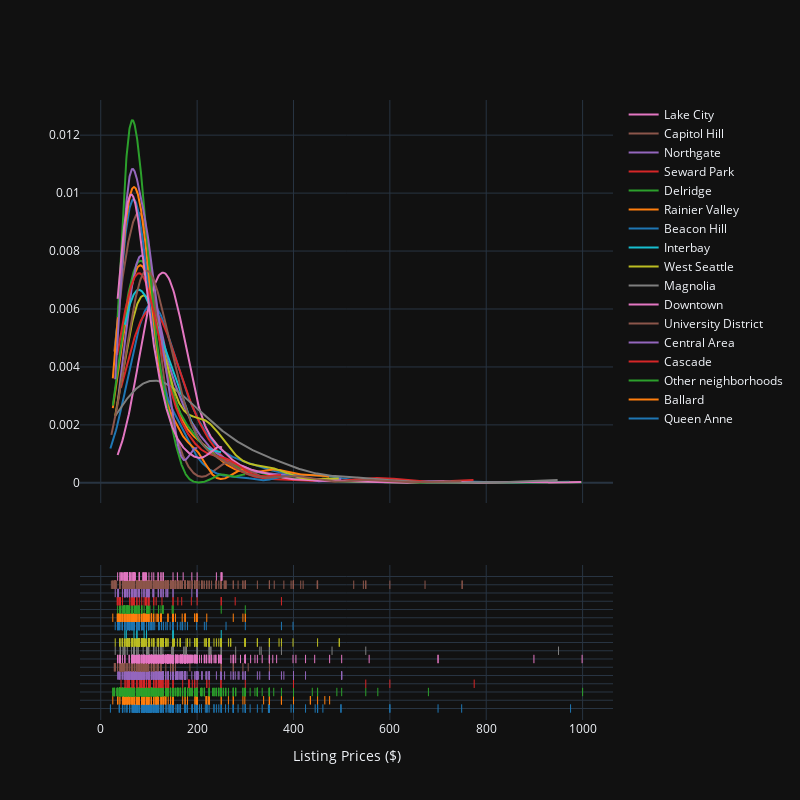

Notebook cell for this chart:
### Code cell
# Create distplot with custom bin_size
fig = ff.create_distplot(hist_data, group_labels, bin_size=20, show_hist=False)

fig.update_layout(
    template='plotly_dark',
    autosize=False,
    width=800,
    height=800,
    xaxis=dict(
    title_text="Listing Prices ($)",
    tickmode="array",
    titlefont=dict(size=14)))

fig.show()

### Figure 1 — Plotly figure (JSON) as saved in the notebook; plotly's stock layout.template omitted (floating-point values rounded to 4 significant figures; data arrays with more than 128 entries replaced by an {"elided": "..."} marker saying what was removed)
{"data": [{"legendgroup": "Queen Anne", "marker": {"color": "rgb(31, 119, 180)"}, "mode": "lines", "name": "Queen Anne", "showlegend": true, "type": "scatter", "x": {"elided": "500 float values"}, "xaxis": "x", "y": {"elided": "500 float values"}, "yaxis": "y"}, {"legendgroup": "Ballard", "marker": {"color": "rgb(255, 127, 14)"}, "mode": "lines", "name": "Ballard", "showlegend": true, "type": "scatter", "x": {"elided": "500 float values"}, "xaxis": "x", "y": {"elided": "500 float values"}, "yaxis": "y"}, {"legendgroup": "Other neighborhoods", "marker": {"color": "rgb(44, 160, 44)"}, "mode": "lines", "name": "Other neighborhoods", "showlegend": true, "type": "scatter", "x": {"elided": "500 float values"}, "xaxis": "x", "y": {"elided": "500 float values"}, "yaxis": "y"}, {"legendgroup": "Cascade", "marker": {"color": "rgb(214, 39, 40)"}, "mode": "lines", "name": "Cascade", "showlegend": true, "type": "scatter", "x": {"elided": "500 float values"}, "xaxis": "x", "y": {"elided": "500 float values"}, "yaxis": "y"}, {"legendgroup": "Central Area", "marker": {"color": "rgb(148, 103, 189)"}, "mode": "lines", "name": "Central Area", "showlegend": true, "type": "scatter", "x": {"elided": "500 float values"}, "xaxis": "x", "y": {"elided": "500 float values"}, "yaxis": "y"}, {"legendgroup": "University District", "marker": {"color": "rgb(140, 86, 75)"}, "mode": "lines", "name": "University District", "showlegend": true, "type": "scatter", "x": {"elided": "500 float values"}, "xaxis": "x", "y": {"elided": "500 float values"}, "yaxis": "y"}, {"legendgroup": "Downtown", "marker": {"color": "rgb(227, 119, 194)"}, "mode": "lines", "name": "Downtown", "showlegend": true, "type": "scatter", "x": {"elided": "500 float values"}, "xaxis": "x", "y": {"elided": "500 float values"}, "yaxis": "y"}, {"legendgroup": "Magnolia", "marker": {"color": "rgb(127, 127, 127)"}, "mode": "lines", "name": "Magnolia", "showlegend": true, "type": "scatter", "x": {"elided": "500 float values"}, "xaxis": "x", "y": {"elided": "500 float values"}, "yaxis": "y"}, {"legendgroup": "West Seattle", "marker": {"color": "rgb(188, 189, 34)"}, "mode": "lines", "name": "West Seattle", "showlegend": true, "type": "scatter", "x": {"elided": "500 float values"}, "xaxis": "x", "y": {"elided": "500 float values"}, "yaxis": "y"}, {"legendgroup": "Interbay", "marker": {"color": "rgb(23, 190, 207)"}, "mode": "lines", "name": "Interbay", "showlegend": true, "type": "scatter", "x": {"elided": "500 float values"}, "xaxis": "x", "y": {"elided": "500 float values"}, "yaxis": "y"}, {"legendgroup": "Beacon Hill", "marker": {"color": "rgb(31, 119, 180)"}, "mode": "lines", "name": "Beacon Hill", "showlegend": true, "type": "scatter", "x": {"elided": "500 float values"}, "xaxis": "x", "y": {"elided": "500 float values"}, "yaxis": "y"}, {"legendgroup": "Rainier Valley", "marker": {"color": "rgb(255, 127, 14)"}, "mode": "lines", "name": "Rainier Valley", "showlegend": true, "type": "scatter", "x": {"elided": "500 float values"}, "xaxis": "x", "y": {"elided": "500 float values"}, "yaxis": "y"}, {"legendgroup": "Delridge", "marker": {"color": "rgb(44, 160, 44)"}, "mode": "lines", "name": "Delridge", "showlegend": true, "type": "scatter", "x": {"elided": "500 float values"}, "xaxis": "x", "y": {"elided": "500 float values"}, "yaxis": "y"}, {"legendgroup": "Seward Park", "marker": {"color": "rgb(214, 39, 40)"}, "mode": "lines", "name": "Seward Park", "showlegend": true, "type": "scatter", "x": {"elided": "500 float values"}, "xaxis": "x", "y": {"elided": "500 float values"}, "yaxis": "y"}, {"legendgroup": "Northgate", "marker": {"color": "rgb(148, 103, 189)"}, "mode": "lines", "name": "Northgate", "showlegend": true, "type": "scatter", "x": {"elided": "500 float values"}, "xaxis": "x", "y": {"elided": "500 float values"}, "yaxis": "y"}, {"legendgroup": "Capitol Hill", "marker": {"color": "rgb(140, 86, 75)"}, "mode": "lines", "name": "Capitol Hill", "showlegend": true, "type": "scatter", "x": {"elided": "500 float values"}, "xaxis": "x", "y": {"elided": "500 float values"}, "yaxis": "y"}, {"legendgroup": "Lake City", "marker": {"color": "rgb(227, 119, 194)"}, "mode": "lines", "name": "Lake City", "showlegend": true, "type": "scatter", "x": {"elided": "500 float values"}, "xaxis": "x", "y": {"elided": "500 float values"}, "yaxis": "y"}, {"legendgroup": "Queen Anne", "marker": {"color": "rgb(31, 119, 180)", "symbol": "line-ns-open"}, "mode": "markers", "name": "Queen Anne", "showlegend": false, "type": "scatter", "x": {"elided": "295 int values"}, "xaxis": "x", "y": {"elided": "295 str values"}, "yaxis": "y2"}, {"legendgroup": "Ballard", "marker": {"color": "rgb(255, 127, 14)", "symbol": "line-ns-open"}, "mode": "markers", "name": "Ballard", "showlegend": false, "type": "scatter", "x": {"elided": "230 int values"}, "xaxis": "x", "y": {"elided": "230 str values"}, "yaxis": "y2"}, {"legendgroup": "Other neighborhoods", "marker": {"color": "rgb(44, 160, 44)", "symbol": "line-ns-open"}, "mode": "markers", "name": "Other neighborhoods", "showlegend": false, "type": "scatter", "x": {"elided": "794 int values"}, "xaxis": "x", "y": {"elided": "794 str values"}, "yaxis": "y2"}, {"legendgroup": "Cascade", "marker": {"color": "rgb(214, 39, 40)", "symbol": "line-ns-open"}, "mode": "markers", "name": "Cascade", "showlegend": false, "type": "scatter", "x": [85, 190, 65, 250, 69, 400, 150, 200, 141, 85, 775, 195, 249, 95, 122, 170, 65, 135, 110, 75, 138, 129, 120, 95, 140, 95, 91, 135, 95, 140, 125, 150, 129, 50, 85, 82, 103, 59, 150, 115, 100, 300, 68, 52, 91, 59, 129, 125, 195, 58, 600, 89, 100, 125, 82, 225, 55, 90, 134, 42, 125, 115, 125, 55, 550, 90, 100, 95, 110, 80, 100, 90, 100, 88, 59, 183, 135, 220, 183, 115, 100, 183, 115, 75, 110, 183, 220, 119, 75], "xaxis": "x", "y": ["Cascade", "Cascade", "Cascade", "Cascade", "Cascade", "Cascade", "Cascade", "Cascade", "Cascade", "Cascade", "Cascade", "Cascade", "Cascade", "Cascade", "Cascade", "Cascade", "Cascade", "Cascade", "Cascade", "Cascade", "Cascade", "Cascade", "Cascade", "Cascade", "Cascade", "Cascade", "Cascade", "Cascade", "Cascade", "Cascade", "Cascade", "Cascade", "Cascade", "Cascade", "Cascade", "Cascade", "Cascade", "Cascade", "Cascade", "Cascade", "Cascade", "Cascade", "Cascade", "Cascade", "Cascade", "Cascade", "Cascade", "Cascade", "Cascade", "Cascade", "Cascade", "Cascade", "Cascade", "Cascade", "Cascade", "Cascade", "Cascade", "Cascade", "Cascade", "Cascade", "Cascade", "Cascade", "Cascade", "Cascade", "Cascade", "Cascade", "Cascade", "Cascade", "Cascade", "Cascade", "Cascade", "Cascade", "Cascade", "Cascade", "Cascade", "Cascade", "Cascade", "Cascade", "Cascade", "Cascade", "Cascade", "Cascade", "Cascade", "Cascade", "Cascade", "Cascade", "Cascade", "Cascade", "Cascade"], "yaxis": "y2"}, {"legendgroup": "Central Area", "marker": {"color": "rgb(148, 103, 189)", "symbol": "line-ns-open"}, "mode": "markers", "name": "Central Area", "showlegend": false, "type": "scatter", "x": {"elided": "369 int values"}, "xaxis": "x", "y": {"elided": "369 str values"}, "yaxis": "y2"}, {"legendgroup": "University District", "marker": {"color": "rgb(140, 86, 75)", "symbol": "line-ns-open"}, "mode": "markers", "name": "University District", "showlegend": false, "type": "scatter", "x": [80, 145, 150, 65, 50, 65, 45, 35, 41, 59, 49, 47, 65, 41, 35, 43, 44, 99, 45, 98, 109, 75, 88, 98, 75, 40, 85, 100, 275, 105, 78, 150, 95, 155, 109, 80, 80, 125, 55, 98, 82, 70, 55, 110, 350, 295, 105, 85, 75, 95, 75, 45, 30, 42, 250, 43, 125, 112, 85, 63, 41, 79, 70, 85, 110, 53, 75, 125, 90, 85, 85, 88, 92, 28, 70, 78, 30, 93, 65, 120, 40, 43, 70, 90, 90, 85, 115, 89, 185, 85, 135, 95, 306, 29, 47, 50, 105, 83, 73, 92, 69, 59, 145, 95, 150, 85, 98, 110, 42, 95, 42, 250, 42, 40, 80, 40, 275, 47, 118, 105, 150, 250], "xaxis": "x", "y": ["University District", "University District", "University District", "University District", "University District", "University District", "University District", "University District", "University District", "University District", "University District", "University District", "University District", "University District", "University District", "University District", "University District", "University District", "University District", "University District", "University District", "University District", "University District", "University District", "University District", "University District", "University District", "University District", "University District", "University District", "University District", "University District", "University District", "University District", "University District", "University District", "University District", "University District", "University District", "University District", "University District", "University District", "University District", "University District", "University District", "University District", "University District", "University District", "University District", "University District", "University District", "University District", "University District", "University District", "University District", "University District", "University District", "University District", "University District", "University District", "University District", "University District", "University District", "University District", "University District", "University District", "University District", "University District", "University District", "University District", "University District", "University District", "University District", "University District", "University District", "University District", "University District", "University District", "University District", "University District", "University District", "University District", "University District", "University District", "University District", "University District", "University District", "University District", "University District", "University District", "University District", "University District", "University District", "University District", "University District", "University District", "University District", "University District", "University District", "University District", "University District", "University District", "University District", "University District", "University District", "University District", "University District", "University District", "University District", "University District", "University District", "University District", "University District", "University District", "University District", "University District", "University District", "University District", "University District", "University District", "University District", "University District"], "yaxis": "y2"}, {"legendgroup": "Downtown", "marker": {"color": "rgb(227, 119, 194)", "symbol": "line-ns-open"}, "mode": "markers", "name": "Downtown", "showlegend": false, "type": "scatter", "x": {"elided": "530 int values"}, "xaxis": "x", "y": {"elided": "530 str values"}, "yaxis": "y2"}, {"legendgroup": "Magnolia", "marker": {"color": "rgb(127, 127, 127)", "symbol": "line-ns-open"}, "mode": "markers", "name": "Magnolia", "showlegend": false, "type": "scatter", "x": [200, 229, 333, 41, 70, 55, 70, 97, 350, 200, 225, 115, 40, 150, 46, 64, 125, 250, 147, 30, 150, 78, 120, 280, 75, 178, 480, 129, 50, 50, 175, 88, 100, 225, 200, 250, 95, 172, 99, 99, 175, 350, 69, 375, 550, 75, 95, 150, 110, 228, 110, 950, 225, 125, 68, 250, 150, 48, 330, 125, 350], "xaxis": "x", "y": ["Magnolia", "Magnolia", "Magnolia", "Magnolia", "Magnolia", "Magnolia", "Magnolia", "Magnolia", "Magnolia", "Magnolia", "Magnolia", "Magnolia", "Magnolia", "Magnolia", "Magnolia", "Magnolia", "Magnolia", "Magnolia", "Magnolia", "Magnolia", "Magnolia", "Magnolia", "Magnolia", "Magnolia", "Magnolia", "Magnolia", "Magnolia", "Magnolia", "Magnolia", "Magnolia", "Magnolia", "Magnolia", "Magnolia", "Magnolia", "Magnolia", "Magnolia", "Magnolia", "Magnolia", "Magnolia", "Magnolia", "Magnolia", "Magnolia", "Magnolia", "Magnolia", "Magnolia", "Magnolia", "Magnolia", "Magnolia", "Magnolia", "Magnolia", "Magnolia", "Magnolia", "Magnolia", "Magnolia", "Magnolia", "Magnolia", "Magnolia", "Magnolia", "Magnolia", "Magnolia", "Magnolia"], "yaxis": "y2"}, {"legendgroup": "West Seattle", "marker": {"color": "rgb(188, 189, 34)", "symbol": "line-ns-open"}, "mode": "markers", "name": "West Seattle", "showlegend": false, "type": "scatter", "x": {"elided": "203 int values"}, "xaxis": "x", "y": {"elided": "203 str values"}, "yaxis": "y2"}, {"legendgroup": "Interbay", "marker": {"color": "rgb(23, 190, 207)", "symbol": "line-ns-open"}, "mode": "markers", "name": "Interbay", "showlegend": false, "type": "scatter", "x": [53, 75, 75, 90, 69, 250, 95, 50, 150, 150, 150], "xaxis": "x", "y": ["Interbay", "Interbay", "Interbay", "Interbay", "Interbay", "Interbay", "Interbay", "Interbay", "Interbay", "Interbay", "Interbay"], "yaxis": "y2"}, {"legendgroup": "Beacon Hill", "marker": {"color": "rgb(31, 119, 180)", "symbol": "line-ns-open"}, "mode": "markers", "name": "Beacon Hill", "showlegend": false, "type": "scatter", "x": [65, 45, 80, 50, 89, 35, 55, 35, 35, 58, 170, 85, 38, 104, 150, 55, 130, 38, 122, 55, 109, 199, 100, 45, 80, 80, 99, 58, 69, 65, 38, 60, 60, 175, 45, 60, 50, 215, 138, 375, 60, 80, 180, 39, 60, 42, 126, 60, 99, 89, 79, 169, 79, 69, 60, 65, 260, 100, 90, 59, 70, 65, 85, 74, 99, 399, 300, 65, 79, 75, 75, 219, 165, 87, 169, 75, 30, 55, 45, 50, 149, 99, 69, 69, 80, 55, 75, 50, 69, 112, 150, 65, 104, 60, 60, 105, 144, 69, 108, 159, 85, 135, 89, 120, 70, 150, 120, 65, 60, 36, 95, 75, 130, 63, 60, 37, 85, 85], "xaxis": "x", "y": ["Beacon Hill", "Beacon Hill", "Beacon Hill", "Beacon Hill", "Beacon Hill", "Beacon Hill", "Beacon Hill", "Beacon Hill", "Beacon Hill", "Beacon Hill", "Beacon Hill", "Beacon Hill", "Beacon Hill", "Beacon Hill", "Beacon Hill", "Beacon Hill", "Beacon Hill", "Beacon Hill", "Beacon Hill", "Beacon Hill", "Beacon Hill", "Beacon Hill", "Beacon Hill", "Beacon Hill", "Beacon Hill", "Beacon Hill", "Beacon Hill", "Beacon Hill", "Beacon Hill", "Beacon Hill", "Beacon Hill", "Beacon Hill", "Beacon Hill", "Beacon Hill", "Beacon Hill", "Beacon Hill", "Beacon Hill", "Beacon Hill", "Beacon Hill", "Beacon Hill", "Beacon Hill", "Beacon Hill", "Beacon Hill", "Beacon Hill", "Beacon Hill", "Beacon Hill", "Beacon Hill", "Beacon Hill", "Beacon Hill", "Beacon Hill", "Beacon Hill", "Beacon Hill", "Beacon Hill", "Beacon Hill", "Beacon Hill", "Beacon Hill", "Beacon Hill", "Beacon Hill", "Beacon Hill", "Beacon Hill", "Beacon Hill", "Beacon Hill", "Beacon Hill", "Beacon Hill", "Beacon Hill", "Beacon Hill", "Beacon Hill", "Beacon Hill", "Beacon Hill", "Beacon Hill", "Beacon Hill", "Beacon Hill", "Beacon Hill", "Beacon Hill", "Beacon Hill", "Beacon Hill", "Beacon Hill", "Beacon Hill", "Beacon Hill", "Beacon Hill", "Beacon Hill", "Beacon Hill", "Beacon Hill", "Beacon Hill", "Beacon Hill", "Beacon Hill", "Beacon Hill", "Beacon Hill", "Beacon Hill", "Beacon Hill", "Beacon Hill", "Beacon Hill", "Beacon Hill", "Beacon Hill", "Beacon Hill", "Beacon Hill", "Beacon Hill", "Beacon Hill", "Beacon Hill", "Beacon Hill", "Beacon Hill", "Beacon Hill", "Beacon Hill", "Beacon Hill", "Beacon Hill", "Beacon Hill", "Beacon Hill", "Beacon Hill", "Beacon Hill", "Beacon Hill", "Beacon Hill", "Beacon Hill", "Beacon Hill", "Beacon Hill", "Beacon Hill", "Beacon Hill", "Beacon Hill", "Beacon Hill"], "yaxis": "y2"}, {"legendgroup": "Rainier Valley", "marker": {"color": "rgb(255, 127, 14)", "symbol": "line-ns-open"}, "mode": "markers", "name": "Rainier Valley", "showlegend": false, "type": "scatter", "x": {"elided": "159 int values"}, "xaxis": "x", "y": {"elided": "159 str values"}, "yaxis": "y2"}, {"legendgroup": "Delridge", "marker": {"color": "rgb(44, 160, 44)", "symbol": "line-ns-open"}, "mode": "markers", "name": "Delridge", "showlegend": false, "type": "scatter", "x": [150, 41, 45, 99, 95, 79, 70, 50, 48, 65, 55, 99, 85, 50, 55, 35, 85, 75, 70, 65, 99, 75, 100, 129, 80, 85, 95, 69, 42, 70, 55, 47, 148, 95, 49, 65, 50, 58, 55, 129, 95, 49, 85, 100, 120, 55, 60, 129, 90, 70, 65, 55, 80, 70, 70, 72, 99, 78, 300, 250, 39, 95, 97, 102, 60, 49, 125, 60, 59, 65, 58, 120, 150, 55, 110, 75, 75, 53, 129], "xaxis": "x", "y": ["Delridge", "Delridge", "Delridge", "Delridge", "Delridge", "Delridge", "Delridge", "Delridge", "Delridge", "Delridge", "Delridge", "Delridge", "Delridge", "Delridge", "Delridge", "Delridge", "Delridge", "Delridge", "Delridge", "Delridge", "Delridge", "Delridge", "Delridge", "Delridge", "Delridge", "Delridge", "Delridge", "Delridge", "Delridge", "Delridge", "Delridge", "Delridge", "Delridge", "Delridge", "Delridge", "Delridge", "Delridge", "Delridge", "Delridge", "Delridge", "Delridge", "Delridge", "Delridge", "Delridge", "Delridge", "Delridge", "Delridge", "Delridge", "Delridge", "Delridge", "Delridge", "Delridge", "Delridge", "Delridge", "Delridge", "Delridge", "Delridge", "Delridge", "Delridge", "Delridge", "Delridge", "Delridge", "Delridge", "Delridge", "Delridge", "Delridge", "Delridge", "Delridge", "Delridge", "Delridge", "Delridge", "Delridge", "Delridge", "Delridge", "Delridge", "Delridge", "Delridge", "Delridge", "Delridge"], "yaxis": "y2"}, {"legendgroup": "Seward Park", "marker": {"color": "rgb(214, 39, 40)", "symbol": "line-ns-open"}, "mode": "markers", "name": "Seward Park", "showlegend": false, "type": "scatter", "x": [70, 110, 200, 100, 63, 70, 60, 39, 36, 100, 250, 38, 65, 68, 110, 100, 99, 34, 41, 98, 188, 85, 80, 150, 160, 99, 75, 75, 65, 95, 90, 250, 115, 93, 45, 168, 127, 35, 65, 279, 93, 65, 150, 375], "xaxis": "x", "y": ["Seward Park", "Seward Park", "Seward Park", "Seward Park", "Seward Park", "Seward Park", "Seward Park", "Seward Park", "Seward Park", "Seward Park", "Seward Park", "Seward Park", "Seward Park", "Seward Park", "Seward Park", "Seward Park", "Seward Park", "Seward Park", "Seward Park", "Seward Park", "Seward Park", "Seward Park", "Seward Park", "Seward Park", "Seward Park", "Seward Park", "Seward Park", "Seward Park", "Seward Park", "Seward Park", "Seward Park", "Seward Park", "Seward Park", "Seward Park", "Seward Park", "Seward Park", "Seward Park", "Seward Park", "Seward Park", "Seward Park", "Seward Park", "Seward Park", "Seward Park", "Seward Park"], "yaxis": "y2"}, {"legendgroup": "Northgate", "marker": {"color": "rgb(148, 103, 189)", "symbol": "line-ns-open"}, "mode": "markers", "name": "Northgate", "showlegend": false, "type": "scatter", "x": [59, 55, 55, 51, 200, 100, 79, 90, 30, 35, 45, 60, 50, 95, 64, 51, 75, 94, 100, 90, 69, 139, 55, 50, 120, 59, 135, 110, 137, 67, 110, 65, 37, 65, 130, 60, 79, 72, 95, 80, 109, 50, 75, 119, 97, 125, 200, 108, 49, 125, 70, 70, 98, 100, 36, 80, 199, 139, 150, 55, 125, 150, 73, 95, 88, 70, 100, 100, 129, 50, 96, 85, 189, 55, 99, 50, 65, 79, 55, 65], "xaxis": "x", "y": ["Northgate", "Northgate", "Northgate", "Northgate", "Northgate", "Northgate", "Northgate", "Northgate", "Northgate", "Northgate", "Northgate", "Northgate", "Northgate", "Northgate", "Northgate", "Northgate", "Northgate", "Northgate", "Northgate", "Northgate", "Northgate", "Northgate", "Northgate", "Northgate", "Northgate", "Northgate", "Northgate", "Northgate", "Northgate", "Northgate", "Northgate", "Northgate", "Northgate", "Northgate", "Northgate", "Northgate", "Northgate", "Northgate", "Northgate", "Northgate", "Northgate", "Northgate", "Northgate", "Northgate", "Northgate", "Northgate", "Northgate", "Northgate", "Northgate", "Northgate", "Northgate", "Northgate", "Northgate", "Northgate", "Northgate", "Northgate", "Northgate", "Northgate", "Northgate", "Northgate", "Northgate", "Northgate", "Northgate", "Northgate", "Northgate", "Northgate", "Northgate", "Northgate", "Northgate", "Northgate", "Northgate", "Northgate", "Northgate", "Northgate", "Northgate", "Northgate", "Northgate", "Northgate", "Northgate", "Northgate"], "yaxis": "y2"}, {"legendgroup": "Capitol Hill", "marker": {"color": "rgb(140, 86, 75)", "symbol": "line-ns-open"}, "mode": "markers", "name": "Capitol Hill", "showlegend": false, "type": "scatter", "x": {"elided": "567 int values"}, "xaxis": "x", "y": {"elided": "567 str values"}, "yaxis": "y2"}, {"legendgroup": "Lake City", "marker": {"color": "rgb(227, 119, 194)", "symbol": "line-ns-open"}, "mode": "markers", "name": "Lake City", "showlegend": false, "type": "scatter", "x": [40, 106, 100, 60, 70, 50, 45, 119, 200, 65, 50, 60, 60, 129, 68, 60, 51, 50, 150, 125, 119, 87, 130, 80, 65, 250, 159, 60, 91, 125, 43, 68, 70, 252, 47, 50, 80, 60, 55, 250, 89, 68, 189, 35, 55, 65, 42, 55, 80, 56, 50, 93, 54, 240, 62, 40, 72, 95, 53, 110, 92, 171, 55, 70, 80, 250, 89], "xaxis": "x", "y": ["Lake City", "Lake City", "Lake City", "Lake City", "Lake City", "Lake City", "Lake City", "Lake City", "Lake City", "Lake City", "Lake City", "Lake City", "Lake City", "Lake City", "Lake City", "Lake City", "Lake City", "Lake City", "Lake City", "Lake City", "Lake City", "Lake City", "Lake City", "Lake City", "Lake City", "Lake City", "Lake City", "Lake City", "Lake City", "Lake City", "Lake City", "Lake City", "Lake City", "Lake City", "Lake City", "Lake City", "Lake City", "Lake City", "Lake City", "Lake City", "Lake City", "Lake City", "Lake City", "Lake City", "Lake City", "Lake City", "Lake City", "Lake City", "Lake City", "Lake City", "Lake City", "Lake City", "Lake City", "Lake City", "Lake City", "Lake City", "Lake City", "Lake City", "Lake City", "Lake City", "Lake City", "Lake City", "Lake City", "Lake City", "Lake City", "Lake City", "Lake City"], "yaxis": "y2"}], "layout": {"autosize": false, "barmode": "overlay", "height": 800, "hovermode": "closest", "legend": {"traceorder": "reversed"}, "width": 800, "xaxis": {"anchor": "y2", "domain": [0, 1], "tickmode": "array", "title": {"font": {"size": 14}, "text": "Listing Prices ($)"}, "zeroline": false}, "yaxis": {"anchor": "free", "domain": [0.35, 1], "position": 0}, "yaxis2": {"anchor": "x", "domain": [0, 0.25], "dtick": 1, "showticklabels": false}}}
